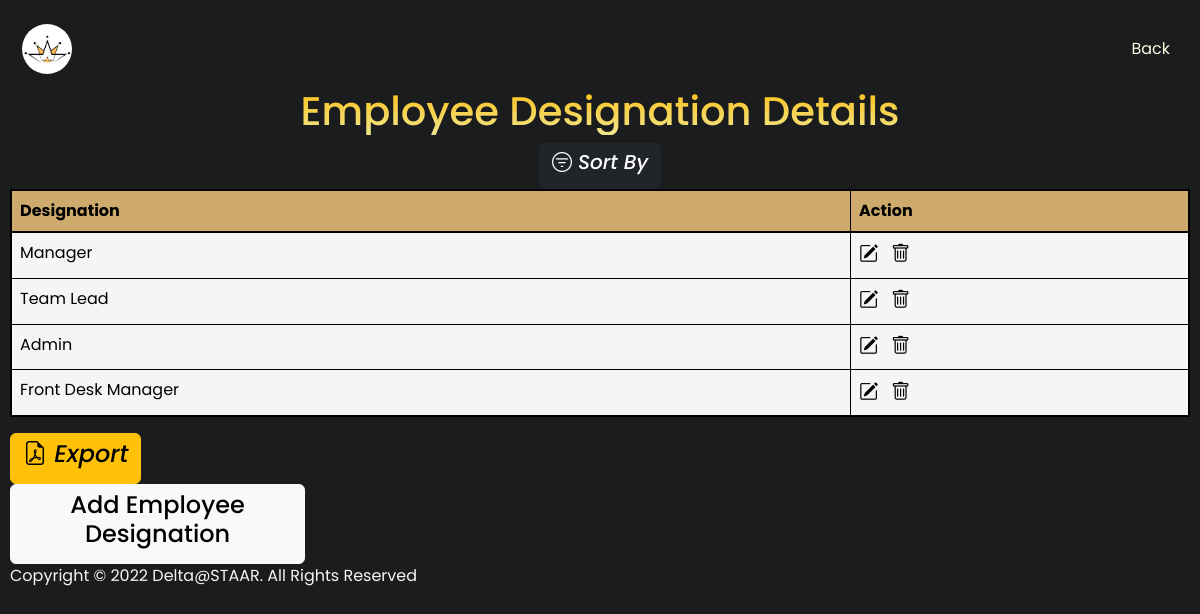
Before: /views/config/emp_desig_table.php (signed in) with the older database file.
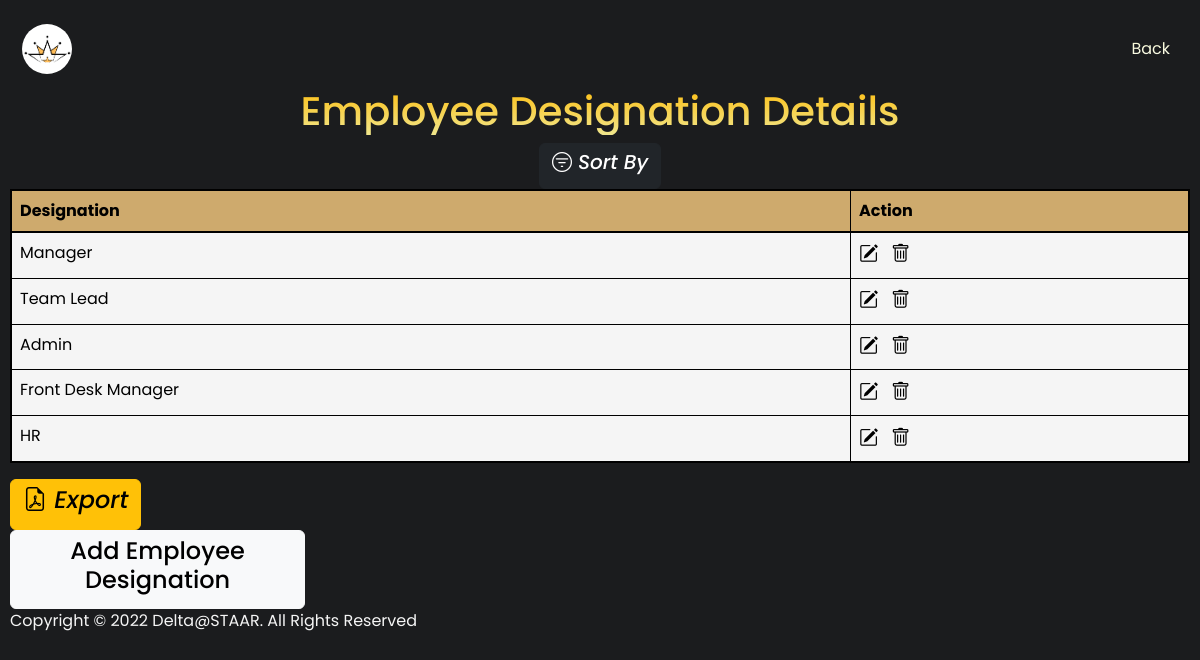
After: the same page with the newer database file.
### tables this page shows
CREATE TABLE `employee_designation` (
  `id` int(11) NOT NULL,
  `designation` varchar(20) DEFAULT NULL
);

### views/config/emp_desig_table.php (the view, shortened to what this page needs)
<?php
    include('../../controllers/emp_desig_controller.php');
?>
<!DOCTYPE html>
<html lang="en">
<head>
    <link href="https://cdn.jsdelivr.net/npm/bootstrap@5.2.3/dist/css/bootstrap.min.css" rel="stylesheet">
    <link rel="stylesheet" href="https://cdn.jsdelivr.net/npm/bootstrap-icons@1.10.2/font/bootstrap-icons.css">
    <link rel="stylesheet" href="https://unpkg.com/tachyons@4.12.0/css/tachyons.min.css"/>
    <link rel="stylesheet" href="../../css/table.css">
</head>
<body class="bg">
    <nav class="navbar navbar-expand-lg navbar-dark f3 lh-copy fw5">
        <div class="container-fluid">
        <a class="navbar-brand" href="#">
                <img src="../../images/logo-no-name.png" height="50px" alt="Deltin Logo" class="d-inline-block align-text-top"
                    style="border-radius: 50px;">
            </a>
            <ul class="navbar-nav justify-content-end">
                <li class="nav-item">
                    <a class="nav-link active" id="adminlogin" onmouseover="this.style.cursor='pointer'" onclick = "history.back()" >Back</a>
                </li>
            </ul>
        </div>
    </nav>
    <div class="table-header">
    <h1 class="tc f1 lh-title spr">Employee Designation Details</h1>
        <button class="btn btn-dark">
            <h5><i class="bi bi-filter-circle"> Sort By</i></h5>
        </button>
    </div>
    <div class="table-div">
        <?php $results = mysqli_query($conn, "SELECT * FROM employee_designation"); ?>
        <div class="pa1 table-responsive">
            <table class="table table-bordered tc">
                <thead>
                    <tr>
                    <th scope="col">Designation</th>
                    <th scope="col" colspan="2">Action</th>
                    </tr>
                </thead>
                <tbody>
                <?php while ($row = mysqli_fetch_array($results)) { ?>
                        <td>
                            <?php echo $row['designation']; ?>
                        </td>
                        <td>
                            <a href="./emp_desig.php?edit=<?php echo '%27' ?><?php echo $row['id']; ?><?php echo '%27' ?>"
                                class="edit_btn"><i class="bi bi-pencil-square" style="font-size: 1.2rem; color: black;"></i>
                            </a>
                            <a href="../../controllers/emp_desig_controller.php?del=<?php echo '%27' ?><?php echo $row['id']; ?><?php echo '%27' ?>"
                                class="del_btn"><i class="bi bi-trash" style="font-size: 1.2rem; color: black;"></i>
                            </a>
                        </td>
                    <?php } ?>
                </tbody>
            </table>
        </div>
    </div>
    <div class="table-footer pa4">
        <div class="fl w-75 tl">
            <button class="btn btn-warning">
                <h4><i class="bi bi-file-earmark-pdf"> Export</i></h4>
            </button>
        </div>
        <div class="fl w-25 tr">
            <button class="btn btn-light">
                <h4><a href="emp_desig.php">Add Employee Designation</a></h4>
            </button>
        </div>
    </div>
    <footer class="tc f3 lh-copy mt4">Copyright &copy; 2022 Delta@STAAR. All Rights Reserved</footer>
</body>
</html>

Changed rows visible on the page:
added employee_designation: designation "HR"
